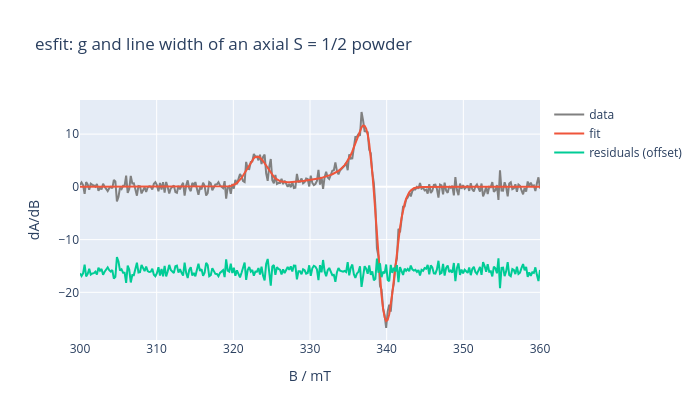

Source (notebook cell):
### Code cell
import plotly.graph_objects as go

B = np.linspace(300, 360, 300)
fig = go.Figure()
fig.add_trace(go.Scatter(x=B, y=measured, mode="lines", name="data", line={"color": "gray"}))
fig.add_trace(go.Scatter(x=B, y=result.fit, mode="lines", name="fit"))
fig.add_trace(
    go.Scatter(x=B, y=result.residuals - 0.6 * np.abs(measured).max(), mode="lines", name="residuals (offset)")
)
fig.update_layout(
    title="esfit: g and line width of an axial S = 1/2 powder",
    xaxis_title="B / mT",
    yaxis_title="dA/dB",
    width=700,
    height=420,
)
fig

### Figure 1 — Plotly figure (JSON) as saved in the notebook; plotly's stock layout.template omitted (floating-point values rounded to 4 significant figures; data arrays with more than 128 entries replaced by an {"elided": "..."} marker saying what was removed)
{"data": [{"line": {"color": "gray"}, "mode": "lines", "name": "data", "x": {"elided": "300 float values"}, "y": {"elided": "300 float values"}, "type": "scatter"}, {"mode": "lines", "name": "fit", "x": {"elided": "300 float values"}, "y": {"elided": "300 float values"}, "type": "scatter"}, {"mode": "lines", "name": "residuals (offset)", "x": {"elided": "300 float values"}, "y": {"elided": "300 float values"}, "type": "scatter"}], "layout": {"title": {"text": "esfit: g and line width of an axial S = 1/2 powder"}, "xaxis": {"title": {"text": "B / mT"}}, "yaxis": {"title": {"text": "dA/dB"}}, "width": 700, "height": 420}}
